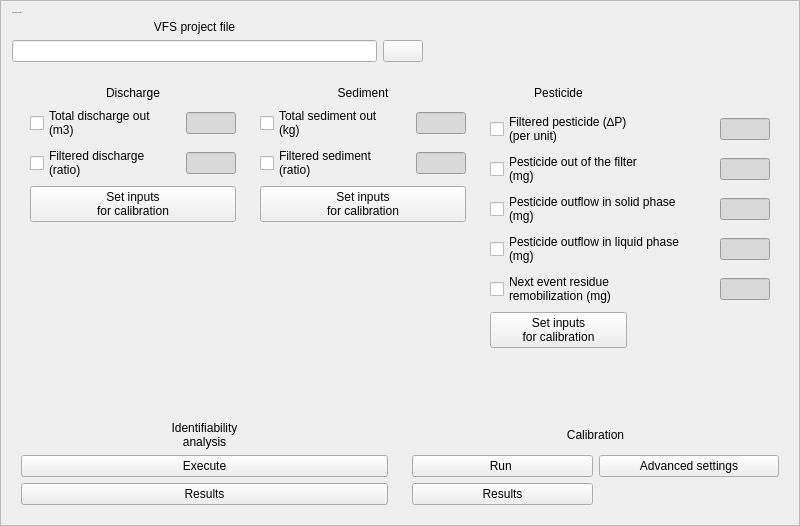
             <widget class="QFrame" name="frame_20">
              <property name="maximumSize">
               <size>
                <width>800</width>
                <height>16777215</height>
               </size>
              </property>
              <property name="frameShape">
               <enum>QFrame::StyledPanel</enum>
              </property>
              <property name="frameShadow">
               <enum>QFrame::Raised</enum>
              </property>
              <layout class="QGridLayout" name="gridLayout_42">
               <item row="2" column="0" rowspan="2" colspan="2">
                <widget class="QFrame" name="frame_32">
                 <property name="frameShape">
                  <enum>QFrame::NoFrame</enum>
                 </property>
                 <property name="frameShadow">
                  <enum>QFrame::Raised</enum>
                 </property>
                 <layout class="QGridLayout" name="gridLayout_60">
                  <item row="0" column="0">
                   <widget class="QFrame" name="frame_31">
                    <property name="frameShape">
                     <enum>QFrame::NoFrame</enum>
                    </property>
                    <property name="frameShadow">
                     <enum>QFrame::Raised</enum>
                    </property>
                    <layout class="QGridLayout" name="gridLayout_52">
                     <item row="2" column="0">
                      <layout class="QHBoxLayout" name="horizontalLayout_57">
                       <item>
                        <widget class="QCheckBox" name="check_filtered_discharge">
                         <property name="minimumSize">
                          <size>
                           <width>150</width>
                           <height>0</height>
                          </size>
                         </property>
                         <property name="text">
                          <string>Filtered discharge
(ratio)</string>
                         </property>
                        </widget>
                       </item>
                       <item>
                        <widget class="QLineEdit" name="line_filtered_discharge">
                         <property name="enabled">
                          <bool>false</bool>
                         </property>
                         <property name="minimumSize">
                          <size>
                           <width>30</width>
                           <height>0</height>
                          </size>
                         </property>
                         <property name="styleSheet">
                          <string notr="true">background-color: #d9d9d9;</string>
                         </property>
                         <property name="alignment">
                          <set>Qt::AlignCenter</set>
                         </property>
                        </widget>
                       </item>
                      </layout>
                     </item>
                     <item row="3" column="0">
                      <widget class="QPushButton" name="inputs_discharge_single">
                       <property name="text">
                        <string>Set inputs
for calibration</string>
                       </property>
                      </widget>
                     </item>
                     <item row="0" column="0">
                      <widget class="QLabel" name="label_81">
                       <property name="text">
                        <string>Discharge</string>
                       </property>
                       <property name="alignment">
                        <set>Qt::AlignCenter</set>
                       </property>
                      </widget>
                     </item>
                     <item row="1" column="0">
                      <layout class="QHBoxLayout" name="horizontalLayout_56">
                       <item>
                        <widget class="QCheckBox" name="check_total_discharge">
                         <property name="minimumSize">
                          <size>
                           <width>150</width>
                           <height>0</height>
                          </size>
                         </property>
                         <property name="text">
                          <string>Total discharge out 
(m3)</string>
                         </property>
                        </widget>
                       </item>
                       <item>
                        <widget class="QLineEdit" name="line_total_discharge">
                         <property name="enabled">
                          <bool>false</bool>
                         </property>
                         <property name="minimumSize">
                          <size>
                           <width>30</width>
                           <height>0</height>
                          </size>
                         </property>
                         <property name="styleSheet">
                          <string notr="true">background-color: #d9d9d9;</string>
                         </property>
                         <property name="alignment">
                          <set>Qt::AlignCenter</set>
                         </property>
                        </widget>
                       </item>
                      </layout>
                     </item>
                     <item row="4" column="0">
                      <spacer name="verticalSpacer_2">
                       <property name="orientation">
                        <enum>Qt::Vertical</enum>
                       </property>
                       <property name="sizeHint" stdset="0">
                        <size>
                         <width>20</width>
                         <height>40</height>
                        </size>
                       </property>
                      </spacer>
                     </item>
                    </layout>
                   </widget>
                  </item>
                  <item row="0" column="1">
                   <widget class="QFrame" name="frame_33">
                    <property name="frameShape">
                     <enum>QFrame::NoFrame</enum>
                    </property>
                    <property name="frameShadow">
                     <enum>QFrame::Raised</enum>
                    </property>
                    <layout class="QGridLayout" name="gridLayout_57">
                     <item row="2" column="0">
                      <layout class="QHBoxLayout" name="horizontalLayout_55">
                       <item>
                        <widget class="QCheckBox" name="check_filtered_sediment">
                         <property name="minimumSize">
                          <size>
                           <width>150</width>
                           <height>0</height>
                          </size>
                         </property>
                         <property name="text">
                          <string>Filtered sediment
(ratio)</string>
                         </property>
                        </widget>
                       </item>
                       <item>
                        <widget class="QLineEdit" name="line_filtered_sediment">
                         <property name="enabled">
                          <bool>false</bool>
                         </property>
                         <property name="minimumSize">
                          <size>
                           <width>30</width>
                           <height>0</height>
                          </size>
                         </property>
                         <property name="styleSheet">
                          <string notr="true">background-color: #d9d9d9;</string>
                         </property>
                         <property name="alignment">
                          <set>Qt::AlignCenter</set>
                         </property>
                        </widget>
                       </item>
                      </layout>
                     </item>
                     <item row="0" column="0">
                      <widget class="QLabel" name="label_82">
                       <property name="text">
                        <string>Sediment</string>
                       </property>
                       <property name="alignment">
                        <set>Qt::AlignCenter</set>
                       </property>
                      </widget>
                     </item>
                     <item row="1" column="0">
                      <layout class="QHBoxLayout" name="horizontalLayout_49">
                       <item>
                        <widget class="QCheckBox" name="check_total_sediment">
                         <property name="minimumSize">
                          <size>
                           <width>150</width>
                           <height>0</height>
                          </size>
                         </property>
                         <property name="text">
                          <string>Total sediment out
(kg)</string>
                         </property>
                        </widget>
                       </item>
                       <item>
                        <widget class="QLineEdit" name="line_total_sediment">
                         <property name="enabled">
                          <bool>false</bool>
                         </property>
                         <property name="minimumSize">
                          <size>
                           <width>30</width>
                           <height>0</height>
                          </size>
                         </property>
                         <property name="styleSheet">
                          <string notr="true">background-color: #d9d9d9;</string>
                         </property>
                         <property name="alignment">
                          <set>Qt::AlignCenter</set>
                         </property>
                        </widget>
                       </item>
                      </layout>
                     </item>
                     <item row="3" column="0">
                      <widget class="QPushButton" name="inputs_sediment_single">
                       <property name="text">
                        <string>Set inputs
for calibration</string>
                       </property>
                      </widget>
                     </item>
                     <item row="4" column="0">
                      <spacer name="verticalSpacer_18">
                       <property name="orientation">
                        <enum>Qt::Vertical</enum>
                       </property>
                       <property name="sizeHint" stdset="0">
                        <size>
                         <width>20</width>
                         <height>40</height>
                        </size>
                       </property>
                      </spacer>
                     </item>
                    </layout>
                   </widget>
                  </item>
                  <item row="0" column="2">
                   <widget class="QFrame" name="frame_34">
                    <property name="frameShape">
                     <enum>QFrame::NoFrame</enum>
                    </property>
                    <property name="frameShadow">
                     <enum>QFrame::Raised</enum>
                    </property>
                    <layout class="QGridLayout" name="gridLayout_56">
                     <item row="1" column="0" colspan="2">
                      <widget class="QFrame" name="frame_35">
                       <property name="frameShape">
                        <enum>QFrame::StyledPanel</enum>
                       </property>
                       <property name="frameShadow">
                        <enum>QFrame::Raised</enum>
                       </property>
                      </widget>
                     </item>
                     <item row="0" column="0">
                      <widget class="QLabel" name="label_83">
                       <property name="text">
                        <string>Pesticide</string>
                       </property>
                       <property name="alignment">
                        <set>Qt::AlignCenter</set>
                       </property>
                      </widget>
                     </item>
                     <item row="2" column="0" colspan="2">
                      <layout class="QHBoxLayout" name="horizontalLayout_59">
                       <item>
                        <widget class="QCheckBox" name="check_filtered_pesticide">
                         <property name="minimumSize">
                          <size>
                           <width>224</width>
                           <height>0</height>
                          </size>
                         </property>
                         <property name="text">
                          <string>Filtered pesticide (∆P)
(per unit)</string>
                         </property>
                        </widget>
                       </item>
                       <item>
                        <widget class="QLineEdit" name="line_filtered_pesticide">
                         <property name="enabled">
                          <bool>false</bool>
                         </property>
                         <property name="minimumSize">
                          <size>
                           <width>30</width>
                           <height>0</height>
                          </size>
                         </property>
                         <property name="styleSheet">
                          <string notr="true">background-color: #d9d9d9;</string>
                         </property>
                         <property name="alignment">
                          <set>Qt::AlignCenter</set>
                         </property>
                        </widget>
                       </item>
                      </layout>
                     </item>
                     <item row="3" column="0" colspan="2">
                      <layout class="QHBoxLayout" name="horizontalLayout_58">
                       <item>
                        <widget class="QCheckBox" name="check_pesticide_out">
                         <property name="minimumSize">
                          <size>
                           <width>224</width>
                           <height>0</height>
                          </size>
                         </property>
                         <property name="text">
                          <string>Pesticide out of the filter
(mg)</string>
                         </property>
                        </widget>
                       </item>
                       <item>
                        <widget class="QLineEdit" name="line_pesticide_out">
                         <property name="enabled">
                          <bool>false</bool>
                         </property>
                         <property name="minimumSize">
                          <size>
                           <width>30</width>
                           <height>0</height>
                          </size>
                         </property>
                         <property name="styleSheet">
                          <string notr="true">background-color: #d9d9d9;</string>
                         </property>
                         <property name="alignment">
                          <set>Qt::AlignCenter</set>
                         </property>
                        </widget>
                       </item>
                      </layout>
                     </item>
                     <item row="4" column="0" colspan="2">
                      <layout class="QHBoxLayout" name="horizontalLayout_60">
                       <item>
                        <widget class="QCheckBox" name="check_pesticide_solid">
                         <property name="minimumSize">
                          <size>
                           <width>224</width>
                           <height>0</height>
                          </size>
                         </property>
                         <property name="text">
                          <string>Pesticide outflow in solid phase
(mg)</string>
                         </property>
                        </widget>
                       </item>
                       <item>
                        <widget class="QLineEdit" name="line_pesticide_solid">
                         <property name="enabled">
                          <bool>false</bool>
                         </property>
                         <property name="minimumSize">
                          <size>
                           <width>30</width>
                           <height>0</height>
                          </size>
                         </property>
                         <property name="styleSheet">
                          <string notr="true">background-color: #d9d9d9;</string>
                         </property>
                         <property name="alignment">
                          <set>Qt::AlignCenter</set>
                         </property>
                        </widget>
                       </item>
                      </layout>
                     </item>
                     <item row="5" column="0" colspan="2">
                      <layout class="QHBoxLayout" name="horizontalLayout_61">
                       <item>
                        <widget class="QCheckBox" name="check_pesticide_liquid">
                         <property name="minimumSize">
                          <size>
                           <width>224</width>
                           <height>0</height>
                          </size>
                         </property>
                         <property name="text">
                          <string>Pesticide outflow in liquid phase
(mg)</string>
                         </property>
                        </widget>
                       </item>
                       <item>
                        <widget class="QLineEdit" name="line_pesticide_liquid">
                         <property name="enabled">
                          <bool>false</bool>
                         </property>
                         <property name="minimumSize">
                          <size>
                           <width>30</width>
                           <height>0</height>
                          </size>
                         </property>
                         <property name="styleSheet">
                          <string notr="true">background-color: #d9d9d9;</string>
                         </property>
                         <property name="alignment">
                          <set>Qt::AlignCenter</set>
                         </property>
                        </widget>
                       </item>
                      </layout>
                     </item>
                     <item row="7" column="0">
                      <widget class="QPushButton" name="inputs_pesticide_single">
                       <property name="text">
                        <string>Set inputs
for calibration</string>
                       </property>
                      </widget>
                     </item>
                     <item row="8" column="0">
                      <spacer name="verticalSpacer_19">
                       <property name="orientation">
                        <enum>Qt::Vertical</enum>
                       </property>
                       <property name="sizeHint" stdset="0">
                        <size>
                         <width>20</width>
                         <height>40</height>
                        </size>
                       </property>
                      </spacer>
                     </item>
                     <item row="6" column="0" colspan="2">
                      <layout class="QHBoxLayout" name="horizontalLayout_63">
                       <item>
                        <widget class="QCheckBox" name="check_pesticide_remobilization">
                         <property name="minimumSize">
                          <size>
                           <width>224</width>
                           <height>0</height>
                          </size>
                         </property>
                         <property name="text">
                          <string>Next event residue 
remobilization (mg)</string>
                         </property>
                        </widget>
                       </item>
                       <item>
                        <widget class="QLineEdit" name="line_pesticide_remobilization">
                         <property name="minimumSize">
                          <size>
                           <width>30</width>
                           <height>0</height>
                          </size>
                         </property>
                         <property name="styleSheet">
                          <string notr="true">background-color: #d9d9d9;</string>
                         </property>
                         <property name="alignment">
                          <set>Qt::AlignCenter</set>
                         </property>
                        </widget>
                       </item>
                      </layout>
                     </item>
                    </layout>
                   </widget>
                  </item>
                 </layout>
                </widget>
               </item>
               <item row="0" column="0" colspan="2">
                <widget class="QLabel" name="label_75">
                 <property name="font">
                  <font>
                   <family>Georgia</family>
                   <pointsize>-1</pointsize>
                  </font>
                 </property>
                 <property name="text">
                  <string>Single values calibration</string>
                 </property>
                </widget>
               </item>
               <item row="1" column="0" colspan="2">
                <layout class="QGridLayout" name="gridLayout_51">
                 <item row="1" column="1">
                  <widget class="QPushButton" name="browse_single_lines">
                   <property name="text">
                    <string/>
                   </property>
                  </widget>
                 </item>
                 <item row="1" column="0">
                  <widget class="QLineEdit" name="single_values_line">
                   <property name="alignment">
                    <set>Qt::AlignCenter</set>
                   </property>
                  </widget>
                 </item>
                 <item row="0" column="0">
                  <widget class="QLabel" name="label_64">
                   <property name="text">
                    <string>VFS project file</string>
                   </property>
                   <property name="alignment">
                    <set>Qt::AlignCenter</set>
                   </property>
                  </widget>
                 </item>
                 <item row="1" column="2">
                  <spacer name="horizontalSpacer_5">
                   <property name="orientation">
                    <enum>Qt::Horizontal</enum>
                   </property>
                   <property name="sizeHint" stdset="0">
                    <size>
                     <width>40</width>
                     <height>20</height>
                    </size>
                   </property>
                  </spacer>
                 </item>
                </layout>
               </item>
               <item row="4" column="0" colspan="2">
                <layout class="QHBoxLayout" name="horizontalLayout_54">
                 <item>
                  <widget class="QFrame" name="frame_45">
                   <property name="frameShape">
                    <enum>QFrame::NoFrame</enum>
                   </property>
                   <property name="frameShadow">
                    <enum>QFrame::Raised</enum>
                   </property>
                   <layout class="QGridLayout" name="gridLayout_72">
                    <item row="0" column="0">
                     <widget class="QLabel" name="label_109">
                      <property name="text">
                       <string>Identifiability
analysis</string>
                      </property>
                      <property name="alignment">
                       <set>Qt::AlignCenter</set>
                      </property>
                     </widget>
                    </item>
                    <item row="2" column="0">
                     <widget class="QPushButton" name="results_sensitivity_single">
                      <property name="text">
                       <string>Results</string>
                      </property>
                     </widget>
                    </item>
                    <item row="1" column="0">
                     <widget class="QPushButton" name="calibration_sensitivity_single">
                      <property name="text">
                       <string>Execute</string>
                      </property>
                     </widget>
                    </item>
                   </layout>
                  </widget>
                 </item>
                 <item>
                  <widget class="QFrame" name="frame_46">
                   <property name="frameShape">
                    <enum>QFrame::NoFrame</enum>
                   </property>
                   <property name="frameShadow">
                    <enum>QFrame::Raised</enum>
                   </property>
                   <layout class="QGridLayout" name="gridLayout_73">
                    <item row="1" column="0">
                     <widget class="QPushButton" name="run_calibration_single">
                      <property name="text">
                       <string>Run </string>
                      </property>
                     </widget>
                    </item>
                    <item row="1" column="1">
                     <widget class="QPushButton" name="advanced_single">
                      <property name="text">
                       <string>Advanced settings</string>
                      </property>
                     </widget>
                    </item>
                    <item row="2" column="0">
                     <widget class="QPushButton" name="calibration_result_single">
                      <property name="text">
                       <string>Results</string>
                      </property>
                     </widget>
                    </item>
                    <item row="0" column="0" colspan="2">
                     <widget class="QLabel" name="label_110">
                      <property name="text">
                       <string>Calibration</string>
                      </property>
                      <property name="alignment">
                       <set>Qt::AlignCenter</set>
                      </property>
                     </widget>
                    </item>
                   </layout>
                  </widget>
                 </item>
                </layout>
               </item>
              </layout>
             </widget>
